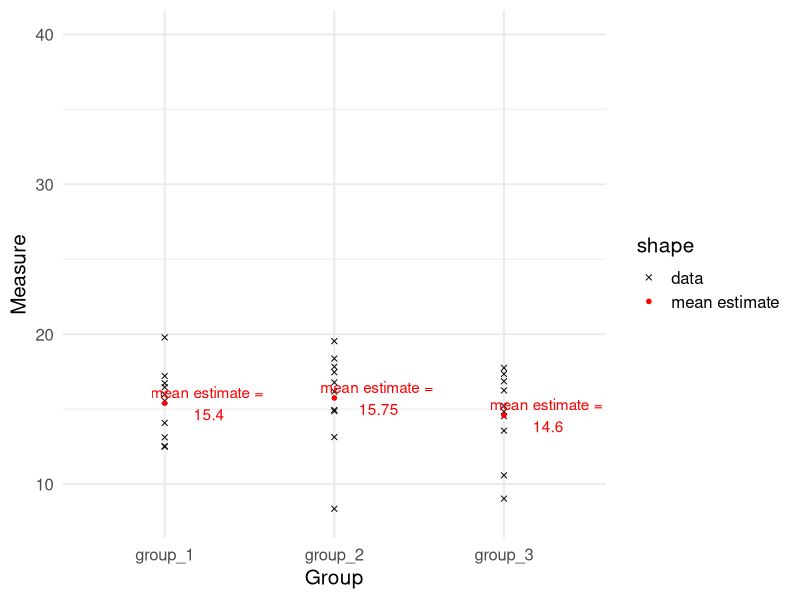
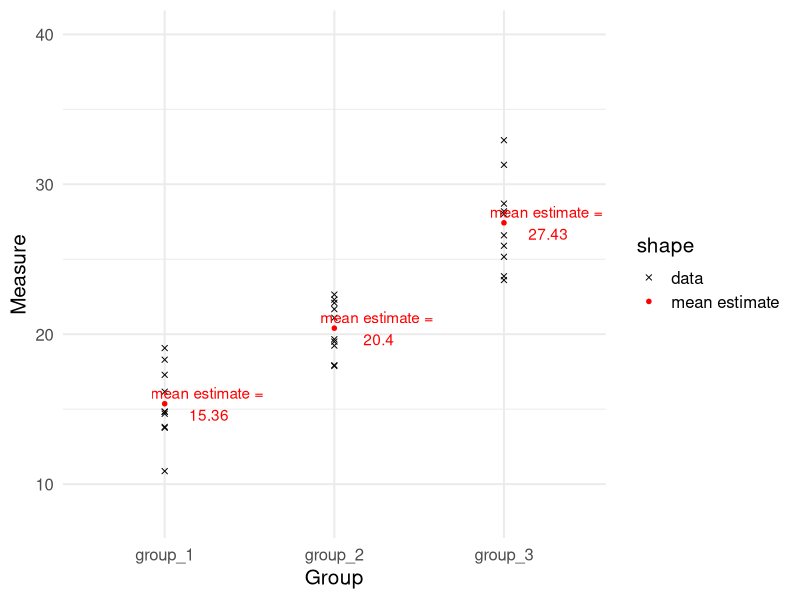
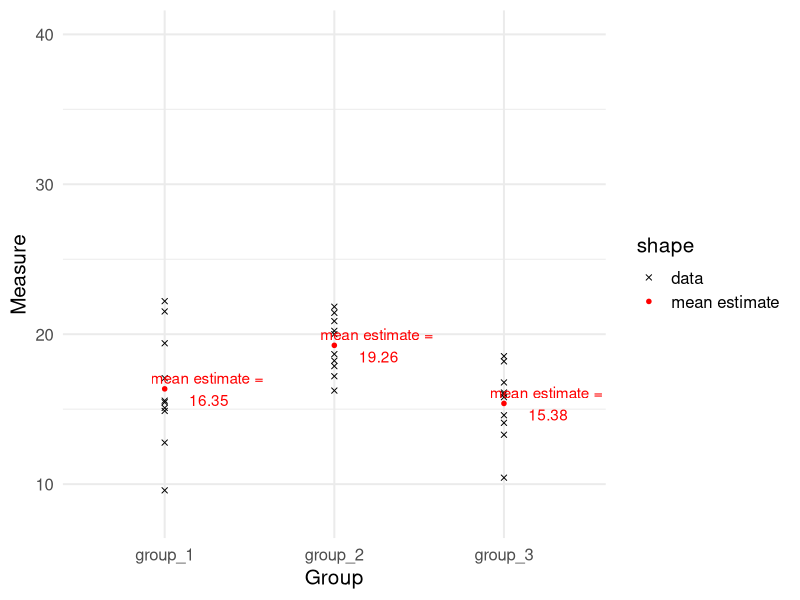
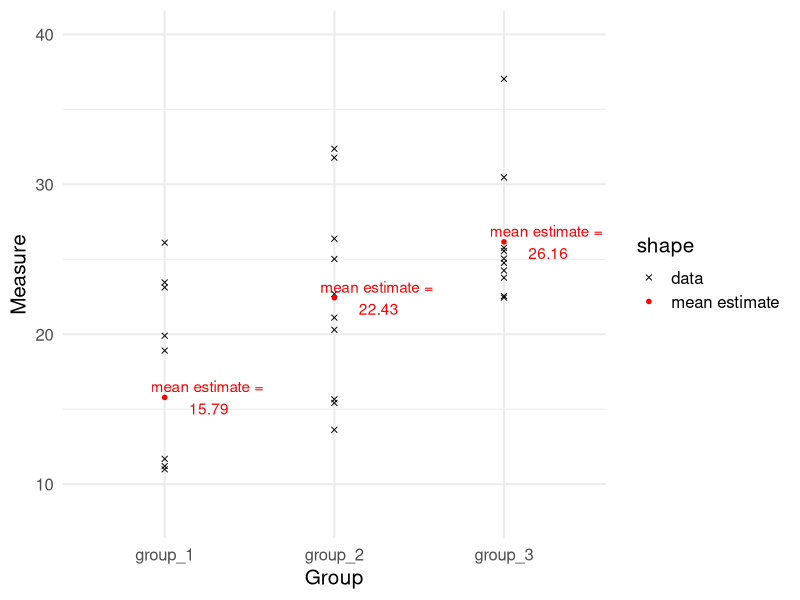
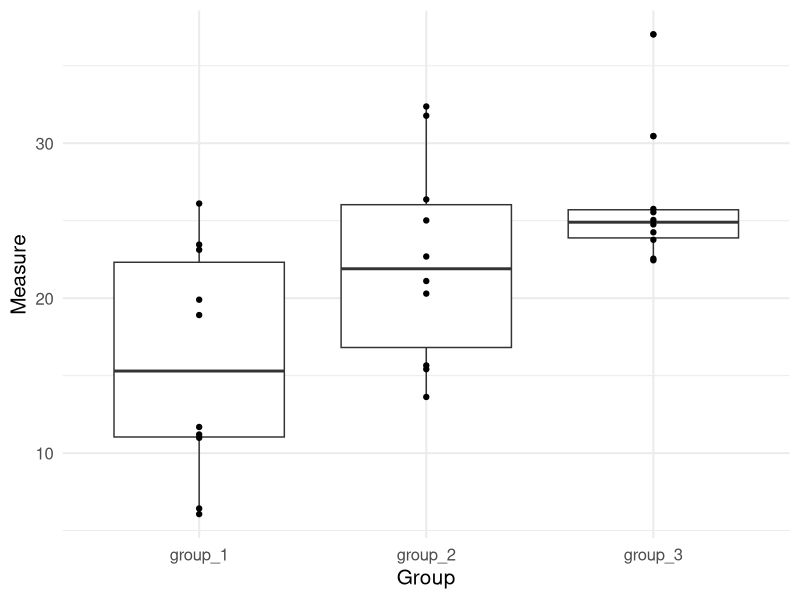
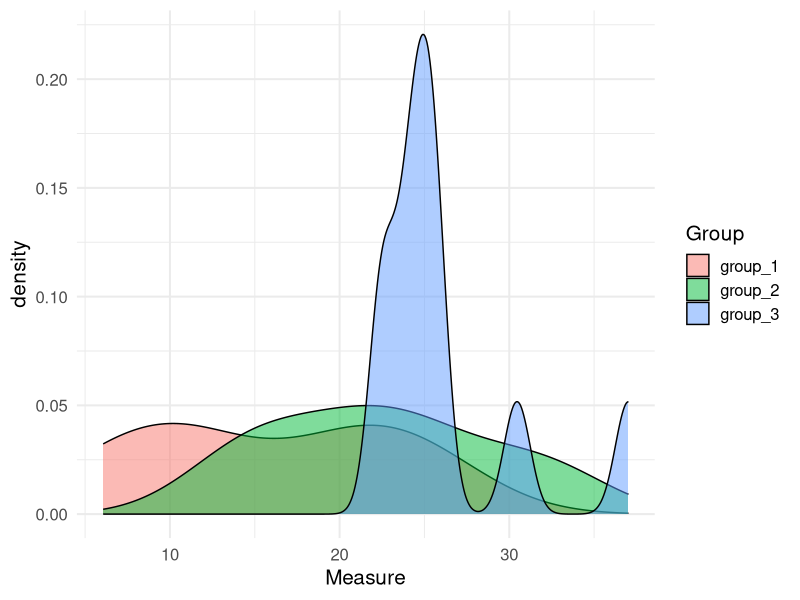
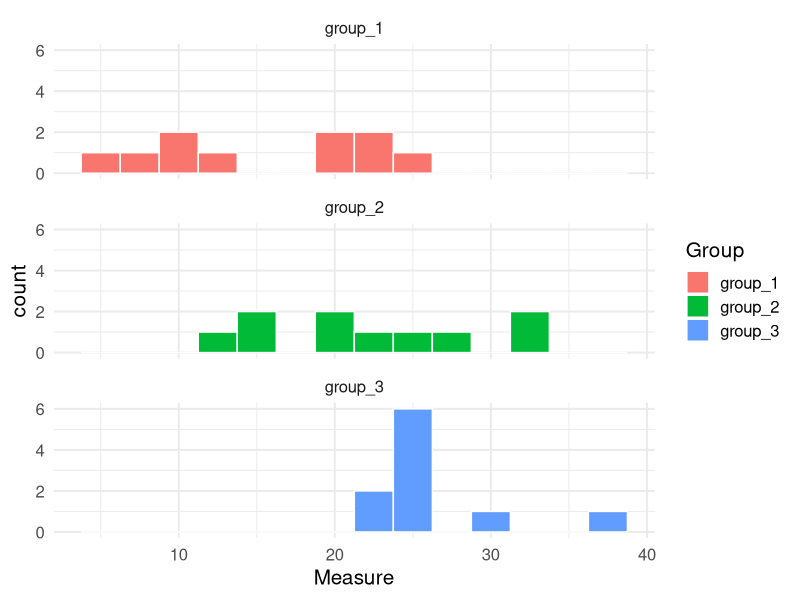

The R source for these figures, in order: (Note: this script raises an error after producing the figures.)
## ---- chunk 1
library(knitr) # for include_graphics() 
library(dplyr)
library(forcats)
## ---- chunk 2
library(ggplot2)
library(tidyr)
library(dplyr)
set.seed(1)

group_1 <- rnorm(n = 10, mean = 15, sd = 3)
group_2 <- rnorm(n = 10, mean = 15, sd = 3)
group_3 <- rnorm(n = 10, mean = 15, sd = 3)

no_diff <- data.frame(group_1, group_2, group_3)

no_diff_narrow <- no_diff %>% gather(key = "Group", value = "Measure", group_1:group_3)

means <- no_diff_narrow %>% group_by(Group) %>% summarise(Measure = mean(Measure))

ggplot(no_diff_narrow, aes(x = Group, y = Measure)) + geom_point(aes(pch = "data")) + 
  geom_point(data = means, col = "red", size = 2, aes(pch = "mean estimate")) + theme_minimal(base_size = 15) + 
  scale_shape_manual(values = c(4, 20)) +
  geom_text(data = means, col = "red", aes(label = paste("mean estimate =\n", round(Measure, 2))), nudge_x = 0.25) +
  scale_y_continuous(limits = c(8, 40))
## ---- chunk 3
group_1 <- rnorm(n = 10, mean = 15, sd = 3)
group_2 <- rnorm(n = 10, mean = 20, sd = 3)
group_3 <- rnorm(n = 10, mean = 27, sd = 3)

diff <- data.frame(group_1, group_2, group_3)

diff_narrow <- diff %>% gather(key = "Group", value = "Measure", group_1:group_3)

means_2 <- diff_narrow %>% group_by(Group) %>% summarise(Measure = mean(Measure))

ggplot(diff_narrow, aes(x = Group, y = Measure)) + geom_point(aes(pch = "data")) + 
  geom_point(data = means_2, col = "red", size = 2, aes(pch = "mean estimate")) + theme_minimal(base_size = 15) + 
  scale_shape_manual(values = c(4, 20)) +
  geom_text(data = means_2, col = "red", aes(label = paste("mean estimate =\n", round(Measure, 2))), nudge_x = 0.25) +
  scale_y_continuous(limits = c(8, 40))
## ---- chunk 4
group_1 <- rnorm(n = 10, mean = 15, sd = 3)
group_2 <- rnorm(n = 10, mean = 20, sd = 3)
group_3 <- rnorm(n = 10, mean = 15, sd = 3)

diff_2 <- data.frame(group_1, group_2, group_3)

diff_2_narrow <- diff_2 %>% gather(key = "Group", value = "Measure", group_1:group_3)

means_3 <- diff_2_narrow %>% group_by(Group) %>% summarise(Measure = mean(Measure))

ggplot(diff_2_narrow, aes(x = Group, y = Measure)) + geom_point(aes(pch = "data")) + 
  geom_point(data = means_3, col = "red", size = 2, aes(pch = "mean estimate")) + theme_minimal(base_size = 15) + 
  scale_shape_manual(values = c(4, 20)) +
  geom_text(data = means_3, col = "red", aes(label = paste("mean estimate =\n", round(Measure, 2))), nudge_x = 0.25) +
  scale_y_continuous(limits = c(8, 40))
## ---- chunk 5
group_1 <- rnorm(n = 10, mean = 15, sd = 7)
group_2 <- rnorm(n = 10, mean = 20, sd = 7)
group_3 <- rnorm(n = 10, mean = 27, sd = 7)

diff_3 <- data.frame(group_1, group_2, group_3)

diff_3_narrow <- diff_3 %>% gather(key = "Group", value = "Measure", group_1:group_3)

means_4 <- diff_3_narrow %>% group_by(Group) %>% summarise(Measure = mean(Measure))

ggplot(diff_3_narrow, aes(x = Group, y = Measure)) + geom_point(aes(pch = "data")) + 
  geom_point(data = means_4, col = "red", size = 2, aes(pch = "mean estimate")) + theme_minimal(base_size = 15) + 
  scale_shape_manual(values = c(4, 20)) +
  geom_text(data = means_4, col = "red", aes(label = paste("mean estimate =\n", round(Measure, 2))), nudge_x = 0.25) +
  scale_y_continuous(limits = c(8, 40))
## ---- chunk 6
ggplot(diff_3_narrow, aes(x = Group, y = Measure)) + 
  geom_boxplot() +
    geom_point() +
  theme_minimal(base_size = 15)
## ---- chunk 7
ggplot(diff_3_narrow, aes(x = Measure)) + 
  geom_density(aes(fill = Group), alpha = 0.5) +
  theme_minimal(base_size = 15)
## ---- chunk 8
ggplot(diff_3_narrow, aes(x = Measure)) + 
  geom_histogram(aes(fill = Group), col = "white", binwidth = 2.5) +
  theme_minimal(base_size = 15) + facet_wrap(~ Group, nrow = 3)
## ---- chunk 9
knitr::include_graphics("oneofthesethings.png")
## ---- chunk 10
knitr::include_graphics("largesd.png")
## ---- chunk 11
treatment <- c(rep("Irradiation", 4), rep("Cannabinoids", 5), rep("Both", 6),
               rep("Neither", 7))

tumor_volume <- c(30, 46, 46, 95, # Irradiation
                  12, 14, 16, 41, 47, # Cannabinoids 
                  5, 4, 4, 4, 10, 9, # Both
                  24, 30, 43, 51, 62, 32, 96) # Neither

cancer_data <- data.frame(treatment, tumor_volume)
## ---- chunk 12
head(cancer_data)
## ---- chunk 13
# specify the order of the treatment groups for plotting
library(forcats) 
cancer_data <- cancer_data %>% 
  mutate(trt_order = fct_relevel(treatment, c("Neither", "Irradiation", 
                                              "Cannabinoids", "Both")))
## ---- chunk 14
# calculate the means and SD for each group
summary_stats <- cancer_data %>% 
  group_by(trt_order) %>% 
  summarise(mean_vol = mean(tumor_volume),
            sd_vol = sd(tumor_volume), 
            samp_size = n())

summary_stats
## ---- chunk 15
ggplot(cancer_data, aes(x = trt_order, y = tumor_volume)) + 
  geom_jitter(pch = 4,width = 0.1) + 
  geom_point(data = summary_stats, aes(y = mean_vol, col = "Mean"), pch = 19) +
  labs(y = "Tumor volume (mm cubed)", x = "Treatment") +
  theme_minimal(base_size = 15)
## ---- chunk 16
library(broom)
cancer_anova <- aov(formula = tumor_volume ~ treatment, data = cancer_data)
tidy(cancer_anova)
## ---- chunk 17
pf(6.699489, df1 = 3, df2 = 22 - 4, lower.tail = F)
## ---- chunk 18
knitr::include_graphics("phack.png")
## ---- chunk 19
knitr::include_graphics("tukey.png")
## ---- chunk 20
diffs <- TukeyHSD(cancer_anova, conf.level = 0.05) %>% tidy()
diffs
## ---- chunk 21
#Students do not need to know how to do this
ggplot(diffs, aes(x = comparison, y = estimate)) + geom_point() +
  geom_segment(aes(y = conf.low, yend = conf.high, xend = comparison)) +
  theme_minimal(base_size = 15) +
  geom_hline(aes(yintercept = 0), lty =2) +
  geom_text(aes(label = paste0("p-value:\n ", round(adj.p.value, 2))), nudge_x = 0.3) +
  labs(y = "Estimated difference", x = "") + 
  scale_x_discrete(labels = c("Cannabinoids\n vs. both", "Irradiation\n vs. both",
                              "Irradiation vs.\ncannabinoids", "Neither\n vs. both", 
                              "Neither vs.\n Cannabinoids", "Neither vs.\n Irradiation"))
## ---- chunk 22
ggplot(cancer_data, aes(x = trt_order, y = tumor_volume)) + 
  geom_jitter(pch = 4,width = 0.1) + 
  geom_point(data = summary_stats, aes(y = mean_vol, col = "Mean"), pch = 19) +
  labs(y = "Tumor volume (mm cubed)", x = "Treatment") +
  theme_minimal(base_size = 15)
